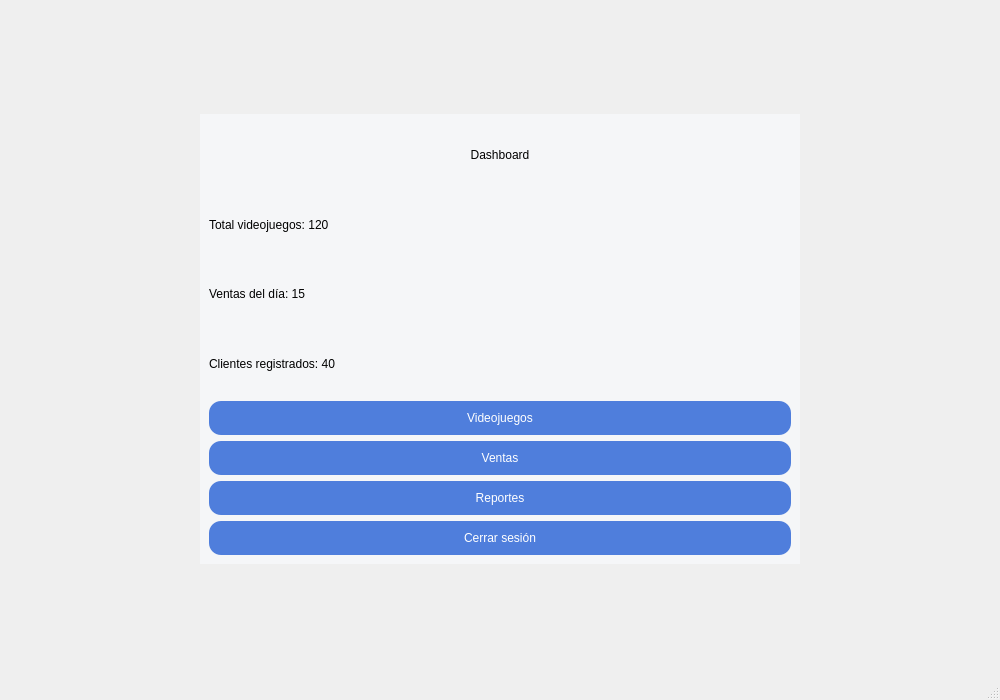
<?xml version="1.0" encoding="UTF-8"?>
<ui version="4.0">
 <class>MainWindow</class>
 <widget class="QMainWindow" name="MainWindow">
  <property name="geometry">
   <rect>
    <x>0</x>
    <y>0</y>
    <width>1000</width>
    <height>700</height>
   </rect>
  </property>
  <property name="windowTitle">
   <string>Dashboard</string>
  </property>
  <widget class="QWidget" name="centralwidget">
   <layout class="QVBoxLayout" name="rootLayout">
    <item>
     <spacer name="spacerTop">
      <property name="orientation">
       <enum>Qt::Vertical</enum>
      </property>
      <property name="sizeHint" stdset="0">
       <size>
        <width>0</width>
        <height>0</height>
       </size>
      </property>
     </spacer>
    </item>
    <item alignment="Qt::AlignHCenter">
     <widget class="QFrame" name="dashboardCard">
      <property name="minimumSize">
       <size>
        <width>600</width>
        <height>450</height>
       </size>
      </property>
      <property name="maximumSize">
       <size>
        <width>600</width>
        <height>450</height>
       </size>
      </property>
      <property name="styleSheet">
       <string notr="true">background-color: #F5F6F8;</string>
      </property>
      <layout class="QVBoxLayout" name="cardLayout">
       <item>
        <widget class="QLabel" name="lblTitle">
         <property name="text">
          <string>Dashboard</string>
         </property>
         <property name="alignment">
          <set>Qt::AlignCenter</set>
         </property>
        </widget>
       </item>
       <item>
        <widget class="QLabel" name="lblGames">
         <property name="text">
          <string>Total videojuegos: 120</string>
         </property>
        </widget>
       </item>
       <item>
        <widget class="QLabel" name="lblSales">
         <property name="text">
          <string>Ventas del día: 15</string>
         </property>
        </widget>
       </item>
       <item>
        <widget class="QLabel" name="lblClients">
         <property name="text">
          <string>Clientes registrados: 40</string>
         </property>
        </widget>
       </item>
       <item>
        <widget class="QPushButton" name="btnGames">
         <property name="styleSheet">
          <string notr="true">QPushButton {
    background-color: #4F7EDC;
    color: white;
    border: none;
    border-radius: 12px;
    padding: 10px;
}

QPushButton:hover {
    background-color: #4F7EDC;
}

QPushButton:pressed {
    background-color: #4F7EDC;
    padding-left: 12px;
    padding-top: 12px;
}</string>
         </property>
         <property name="text">
          <string>Videojuegos</string>
         </property>
        </widget>
       </item>
       <item>
        <widget class="QPushButton" name="btnSales">
         <property name="styleSheet">
          <string notr="true">QPushButton {
    background-color: #4F7EDC;
    color: white;
    border: none;
    border-radius: 12px;
    padding: 10px;
}

QPushButton:hover {
    background-color: #4F7EDC;
}

QPushButton:pressed {
    background-color: #4F7EDC;
    padding-left: 12px;
    padding-top: 12px;
}</string>
         </property>
         <property name="text">
          <string>Ventas</string>
         </property>
        </widget>
       </item>
       <item>
        <widget class="QPushButton" name="btnReports">
         <property name="styleSheet">
          <string notr="true">QPushButton {
    background-color: #4F7EDC;
    color: white;
    border: none;
    border-radius: 12px;
    padding: 10px;
}

QPushButton:hover {
    background-color: #4F7EDC;
}

QPushButton:pressed {
    background-color: #4F7EDC;
    padding-left: 12px;
    padding-top: 12px;
}</string>
         </property>
         <property name="text">
          <string>Reportes</string>
         </property>
        </widget>
       </item>
       <item>
        <widget class="QPushButton" name="btnLogout">
         <property name="styleSheet">
          <string notr="true">QPushButton {
    background-color: #4F7EDC;
    color: white;
    border: none;
    border-radius: 12px;
    padding: 10px;
}

QPushButton:hover {
    background-color: #4F7EDC;
}

QPushButton:pressed {
    background-color: #4F7EDC;
    padding-left: 12px;
    padding-top: 12px;
}</string>
         </property>
         <property name="text">
          <string>Cerrar sesión</string>
         </property>
        </widget>
       </item>
      </layout>
     </widget>
    </item>
    <item>
     <spacer name="spacerBottom">
      <property name="orientation">
       <enum>Qt::Vertical</enum>
      </property>
      <property name="sizeHint" stdset="0">
       <size>
        <width>0</width>
        <height>0</height>
       </size>
      </property>
     </spacer>
    </item>
   </layout>
  </widget>
  <widget class="QMenuBar" name="menubar">
   <property name="geometry">
    <rect>
     <x>0</x>
     <y>0</y>
     <width>1000</width>
     <height>26</height>
    </rect>
   </property>
  </widget>
  <widget class="QStatusBar" name="statusbar"/>
 </widget>
 <resources/>
 <connections/>
</ui>
